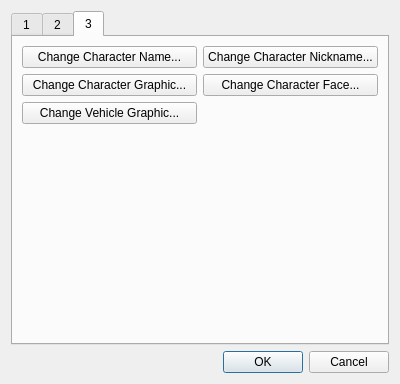
<?xml version="1.0" encoding="UTF-8"?>
<ui version="4.0">
 <class>Dialog</class>
 <widget class="QDialog" name="Dialog">
  <property name="geometry">
   <rect>
    <x>0</x>
    <y>0</y>
    <width>400</width>
    <height>384</height>
   </rect>
  </property>
  <property name="sizePolicy">
   <sizepolicy hsizetype="Fixed" vsizetype="Fixed">
    <horstretch>0</horstretch>
    <verstretch>0</verstretch>
   </sizepolicy>
  </property>
  <property name="maximumSize">
   <size>
    <width>400</width>
    <height>16777215</height>
   </size>
  </property>
  <property name="windowTitle">
   <string>Add Event Command</string>
  </property>
  <layout class="QVBoxLayout" name="verticalLayout_2">
   <item>
    <widget class="QTabWidget" name="tabWidget">
     <property name="currentIndex">
      <number>2</number>
     </property>
     <widget class="QWidget" name="tab">
      <attribute name="title">
       <string>1</string>
      </attribute>
      <layout class="QVBoxLayout" name="verticalLayout">
       <item>
        <layout class="QHBoxLayout" name="horizontalLayout">
         <item>
          <layout class="QVBoxLayout" name="verticalLayout_3">
           <item>
            <widget class="QPushButton" name="pushButton_2">
             <property name="sizePolicy">
              <sizepolicy hsizetype="Minimum" vsizetype="Fixed">
               <horstretch>0</horstretch>
               <verstretch>0</verstretch>
              </sizepolicy>
             </property>
             <property name="minimumSize">
              <size>
               <width>0</width>
               <height>0</height>
              </size>
             </property>
             <property name="text">
              <string>Show Choices</string>
             </property>
            </widget>
           </item>
           <item>
            <widget class="QPushButton" name="pushButton">
             <property name="sizePolicy">
              <sizepolicy hsizetype="Minimum" vsizetype="Fixed">
               <horstretch>0</horstretch>
               <verstretch>0</verstretch>
              </sizepolicy>
             </property>
             <property name="minimumSize">
              <size>
               <width>0</width>
               <height>0</height>
              </size>
             </property>
             <property name="maximumSize">
              <size>
               <width>16777215</width>
               <height>16777215</height>
              </size>
             </property>
             <property name="text">
              <string>Show Message</string>
             </property>
            </widget>
           </item>
           <item>
            <widget class="QPushButton" name="pushButton_3">
             <property name="sizePolicy">
              <sizepolicy hsizetype="Minimum" vsizetype="Fixed">
               <horstretch>0</horstretch>
               <verstretch>0</verstretch>
              </sizepolicy>
             </property>
             <property name="minimumSize">
              <size>
               <width>0</width>
               <height>0</height>
              </size>
             </property>
             <property name="text">
              <string>Message Window Options</string>
             </property>
            </widget>
           </item>
           <item>
            <spacer name="verticalSpacer">
             <property name="orientation">
              <enum>Qt::Vertical</enum>
             </property>
             <property name="sizeHint" stdset="0">
              <size>
               <width>20</width>
               <height>40</height>
              </size>
             </property>
            </spacer>
           </item>
           <item>
            <widget class="QPushButton" name="pushButton_7">
             <property name="text">
              <string>Control Switches</string>
             </property>
            </widget>
           </item>
           <item>
            <widget class="QPushButton" name="pushButton_9">
             <property name="text">
              <string>Control Timer</string>
             </property>
            </widget>
           </item>
          </layout>
         </item>
         <item>
          <layout class="QVBoxLayout" name="verticalLayout_4">
           <item>
            <widget class="QPushButton" name="pushButton_6">
             <property name="text">
              <string>Input Number</string>
             </property>
            </widget>
           </item>
           <item>
            <widget class="QPushButton" name="pushButton_4">
             <property name="text">
              <string>Set Face</string>
             </property>
            </widget>
           </item>
           <item>
            <widget class="QPushButton" name="pushButton_5">
             <property name="text">
              <string>Input Name</string>
             </property>
            </widget>
           </item>
           <item>
            <spacer name="verticalSpacer_2">
             <property name="orientation">
              <enum>Qt::Vertical</enum>
             </property>
             <property name="sizeHint" stdset="0">
              <size>
               <width>20</width>
               <height>40</height>
              </size>
             </property>
            </spacer>
           </item>
           <item>
            <widget class="QPushButton" name="pushButton_8">
             <property name="text">
              <string>Control Variables</string>
             </property>
            </widget>
           </item>
          </layout>
         </item>
        </layout>
       </item>
      </layout>
     </widget>
     <widget class="QWidget" name="tab_2">
      <attribute name="title">
       <string>2</string>
      </attribute>
      <layout class="QVBoxLayout" name="verticalLayout_7">
       <item>
        <layout class="QHBoxLayout" name="horizontalLayout_2">
         <item>
          <layout class="QVBoxLayout" name="verticalLayout_6">
           <item>
            <widget class="QPushButton" name="pushButton_14">
             <property name="sizePolicy">
              <sizepolicy hsizetype="Minimum" vsizetype="Fixed">
               <horstretch>0</horstretch>
               <verstretch>0</verstretch>
              </sizepolicy>
             </property>
             <property name="minimumSize">
              <size>
               <width>0</width>
               <height>0</height>
              </size>
             </property>
             <property name="text">
              <string>Change Gold...</string>
             </property>
            </widget>
           </item>
           <item>
            <widget class="QPushButton" name="pushButton_15">
             <property name="sizePolicy">
              <sizepolicy hsizetype="Minimum" vsizetype="Fixed">
               <horstretch>0</horstretch>
               <verstretch>0</verstretch>
              </sizepolicy>
             </property>
             <property name="minimumSize">
              <size>
               <width>0</width>
               <height>0</height>
              </size>
             </property>
             <property name="maximumSize">
              <size>
               <width>16777215</width>
               <height>16777215</height>
              </size>
             </property>
             <property name="text">
              <string>Change Weapons...</string>
             </property>
            </widget>
           </item>
           <item>
            <widget class="QPushButton" name="pushButton_18">
             <property name="text">
              <string>Control HP...</string>
             </property>
            </widget>
           </item>
           <item>
            <widget class="QPushButton" name="pushButton_16">
             <property name="sizePolicy">
              <sizepolicy hsizetype="Minimum" vsizetype="Fixed">
               <horstretch>0</horstretch>
               <verstretch>0</verstretch>
              </sizepolicy>
             </property>
             <property name="minimumSize">
              <size>
               <width>0</width>
               <height>0</height>
              </size>
             </property>
             <property name="text">
              <string>Change EXP...</string>
             </property>
            </widget>
           </item>
           <item>
            <widget class="QPushButton" name="pushButton_20">
             <property name="text">
              <string>Change Skills...</string>
             </property>
            </widget>
           </item>
           <item>
            <widget class="QPushButton" name="pushButton_22">
             <property name="text">
              <string>Change Equipment...</string>
             </property>
            </widget>
           </item>
           <item>
            <widget class="QPushButton" name="pushButton_17">
             <property name="text">
              <string>Change Profession...</string>
             </property>
            </widget>
           </item>
           <item>
            <widget class="QPushButton" name="pushButton_38">
             <property name="text">
              <string>Damage Processing...</string>
             </property>
            </widget>
           </item>
           <item>
            <spacer name="verticalSpacer_3">
             <property name="orientation">
              <enum>Qt::Vertical</enum>
             </property>
             <property name="sizeHint" stdset="0">
              <size>
               <width>20</width>
               <height>40</height>
              </size>
             </property>
            </spacer>
           </item>
          </layout>
         </item>
         <item>
          <layout class="QVBoxLayout" name="verticalLayout_5">
           <item>
            <widget class="QPushButton" name="pushButton_10">
             <property name="text">
              <string>Change Items...</string>
             </property>
            </widget>
           </item>
           <item>
            <widget class="QPushButton" name="pushButton_11">
             <property name="text">
              <string>Change Armors...</string>
             </property>
            </widget>
           </item>
           <item>
            <widget class="QPushButton" name="pushButton_19">
             <property name="text">
              <string>Change MP...</string>
             </property>
            </widget>
           </item>
           <item>
            <widget class="QPushButton" name="pushButton_12">
             <property name="text">
              <string>Change Level...</string>
             </property>
            </widget>
           </item>
           <item>
            <widget class="QPushButton" name="pushButton_21">
             <property name="text">
              <string>Change State...</string>
             </property>
            </widget>
           </item>
           <item>
            <widget class="QPushButton" name="pushButton_13">
             <property name="text">
              <string>Control Party Member</string>
             </property>
            </widget>
           </item>
           <item>
            <widget class="QPushButton" name="pushButton_23">
             <property name="text">
              <string>Recover All...</string>
             </property>
            </widget>
           </item>
           <item>
            <widget class="QPushButton" name="pushButton_27">
             <property name="text">
              <string>Change Battle Commands...</string>
             </property>
            </widget>
           </item>
           <item>
            <spacer name="verticalSpacer_4">
             <property name="orientation">
              <enum>Qt::Vertical</enum>
             </property>
             <property name="sizeHint" stdset="0">
              <size>
               <width>20</width>
               <height>40</height>
              </size>
             </property>
            </spacer>
           </item>
          </layout>
         </item>
        </layout>
       </item>
      </layout>
     </widget>
     <widget class="QWidget" name="tab_3">
      <attribute name="title">
       <string>3</string>
      </attribute>
      <layout class="QVBoxLayout" name="verticalLayout_10">
       <item>
        <layout class="QHBoxLayout" name="horizontalLayout_3">
         <item>
          <layout class="QVBoxLayout" name="verticalLayout_8">
           <item>
            <widget class="QPushButton" name="pushButton_24">
             <property name="sizePolicy">
              <sizepolicy hsizetype="Minimum" vsizetype="Fixed">
               <horstretch>0</horstretch>
               <verstretch>0</verstretch>
              </sizepolicy>
             </property>
             <property name="minimumSize">
              <size>
               <width>0</width>
               <height>0</height>
              </size>
             </property>
             <property name="text">
              <string>Change Character Name...</string>
             </property>
            </widget>
           </item>
           <item>
            <widget class="QPushButton" name="pushButton_25">
             <property name="sizePolicy">
              <sizepolicy hsizetype="Minimum" vsizetype="Fixed">
               <horstretch>0</horstretch>
               <verstretch>0</verstretch>
              </sizepolicy>
             </property>
             <property name="minimumSize">
              <size>
               <width>0</width>
               <height>0</height>
              </size>
             </property>
             <property name="maximumSize">
              <size>
               <width>16777215</width>
               <height>16777215</height>
              </size>
             </property>
             <property name="text">
              <string>Change Character Graphic...</string>
             </property>
            </widget>
           </item>
           <item>
            <widget class="QPushButton" name="pushButton_26">
             <property name="text">
              <string>Change Vehicle Graphic...</string>
             </property>
            </widget>
           </item>
           <item>
            <spacer name="verticalSpacer_5">
             <property name="orientation">
              <enum>Qt::Vertical</enum>
             </property>
             <property name="sizeHint" stdset="0">
              <size>
               <width>20</width>
               <height>40</height>
              </size>
             </property>
            </spacer>
           </item>
          </layout>
         </item>
         <item>
          <layout class="QVBoxLayout" name="verticalLayout_9">
           <item>
            <widget class="QPushButton" name="pushButton_31">
             <property name="text">
              <string>Change Character Nickname...</string>
             </property>
            </widget>
           </item>
           <item>
            <widget class="QPushButton" name="pushButton_32">
             <property name="text">
              <string>Change Character Face...</string>
             </property>
            </widget>
           </item>
           <item>
            <spacer name="verticalSpacer_6">
             <property name="orientation">
              <enum>Qt::Vertical</enum>
             </property>
             <property name="sizeHint" stdset="0">
              <size>
               <width>20</width>
               <height>40</height>
              </size>
             </property>
            </spacer>
           </item>
          </layout>
         </item>
        </layout>
       </item>
      </layout>
     </widget>
    </widget>
   </item>
   <item>
    <widget class="QDialogButtonBox" name="buttonBox">
     <property name="orientation">
      <enum>Qt::Horizontal</enum>
     </property>
     <property name="standardButtons">
      <set>QDialogButtonBox::Cancel|QDialogButtonBox::Ok</set>
     </property>
    </widget>
   </item>
  </layout>
 </widget>
 <resources/>
 <connections>
  <connection>
   <sender>buttonBox</sender>
   <signal>accepted()</signal>
   <receiver>Dialog</receiver>
   <slot>accept()</slot>
   <hints>
    <hint type="sourcelabel">
     <x>248</x>
     <y>254</y>
    </hint>
    <hint type="destinationlabel">
     <x>157</x>
     <y>274</y>
    </hint>
   </hints>
  </connection>
  <connection>
   <sender>buttonBox</sender>
   <signal>rejected()</signal>
   <receiver>Dialog</receiver>
   <slot>reject()</slot>
   <hints>
    <hint type="sourcelabel">
     <x>316</x>
     <y>260</y>
    </hint>
    <hint type="destinationlabel">
     <x>286</x>
     <y>274</y>
    </hint>
   </hints>
  </connection>
 </connections>
</ui>
